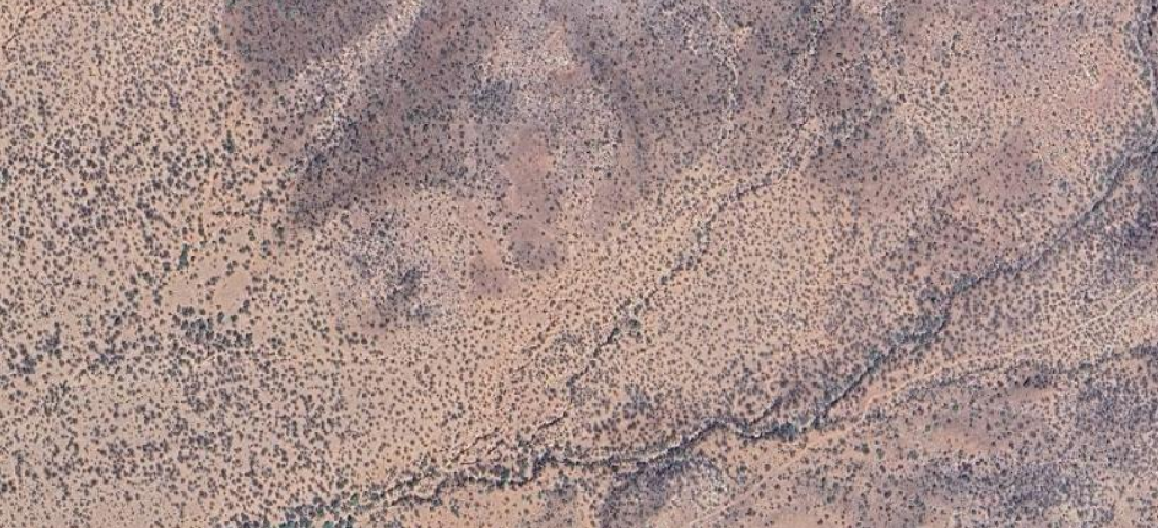
#> input picture tonto.png, 1158 x 528 px
$ python fly_demo.py
#> lines starting #> are read from the running program, lines starting #| are printed output that depends on the picture
import numpy as np
import matplotlib.pyplot as plt
import matplotlib.animation as animation
import cv2 as cv
import imutils
# from scipy import ndimage
from PIL import Image
import numpy as np

fig = plt.figure()
fig_two = plt.axes()
plt.axis('off')
img = Image.open('tonto.png')
#> img is the input picture: PIL image 1158x528 RGBA; mean R, G, B, A 164.9, 142.7, 138.6, 255

img_array = np.array(img)
height, width = img_array.shape[:2]
#> height = 528; width = 1158
print(f"Image dimensions: {width}x{height} pixels")
#| Image dimensions: 1158x528 pixels

# ims is a list of lists, each row is a list of artists to draw in the
# current frame; here we are just animating one artist, the image, in
# each frame

# Add angle management class
class HeadingAngle:
    def __init__(self, initial_angle=0):
        self._angle = initial_angle

    def get_angle(self):
        return self._angle

    def set_angle(self, new_angle):
        self._angle = new_angle % 360  # Keep angle within 0-360 range
        heading_indi(self._angle)  # Update heading indicator

# Replace global angle with HeadingAngle instance
heading = HeadingAngle()

rotation_speed = 1.5  # Degrees to rotate per key press

# Create a separate figure and axes for the heading indicator
heading_fig = plt.figure()
heading_ax = heading_fig.add_subplot(111)
heading_ax.axis('off')

def heading_indi(deg):
#> called with deg = 0
    heading_ax.clear()  # Clear previous content
    img = Image.open("hi2.png")
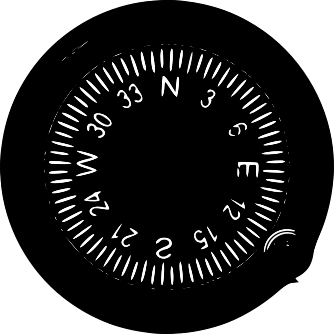
#> input picture hi2.png, 334 x 334 px
#> img is the input picture: PIL image 334x334 RGBA; mean R, G, B, A 57.9, 57.9, 57.9, 189
    rotated_img = img.rotate(deg)

    # Sample data for line
    x = [171, 171]
    y = [0, 50]

    # Update the plot
    heading_ax.plot(x, y, 'r', linewidth=2)
    heading_ax.imshow(rotated_img)
    heading_ax.axis('off')
    plt.draw()  # Update the figure

# Add keyboard event handler
def on_key(event):
    if event.key == 'left':
        heading.set_angle(heading.get_angle() - rotation_speed)
        plt.figure(heading_fig.number)  # Switch to heading figure
        heading_indi(heading.get_angle())  # Force update
        plt.figure(fig.number)  # Switch back to main figure
    elif event.key == 'right':
        heading.set_angle(heading.get_angle() + rotation_speed)
        plt.figure(heading_fig.number)  # Switch to heading figure
        heading_indi(heading.get_angle())  # Force update
        plt.figure(fig.number)  # Switch back to main figure

# Connect key event handler to both figures
fig.canvas.mpl_connect('key_press_event', on_key)
heading_fig.canvas.mpl_connect('key_press_event', on_key)

# Make sure both figures are visible
plt.figure(fig.number)  # Switch back to main figure
im = plt.imshow(img)

def translate_image(image, x_shift, y_shift):
    """Translates the image by the specified amount in x and y directions."""
    img_array = np.array(image)
    M = np.float32([[1, 0, x_shift], [0, 1, y_shift]])
    shifted = cv.warpAffine(img_array, M, (width, height))
    return shifted

def update(frame):
    # Calculate center offset based on rotation
    angle_rad = np.radians(heading.get_angle())
    y_offset = abs(np.sin(angle_rad) * width/4)  # Adjust centering amount

    # First rotate the image
    img_pil = Image.fromarray(img_array)
    rotated = img_pil.rotate(heading.get_angle(), expand=False, center=(width/2, height/2))

    # Then translate the rotated image
    shifted = translate_image(rotated, 0, -(frame - y_offset))

    im.set_array(shifted)
    return [im]

heading_indi(heading.get_angle())
# Add key binding before animation creation
fig.canvas.mpl_connect('key_press_event', on_key)
ani = animation.FuncAnimation(fig, update, frames=range(0, height, 2),
                            interval=50, blit=False)

fig_two.set_xlim(0, width/2)
fig_two.set_ylim(0,height/2)

plt.show()
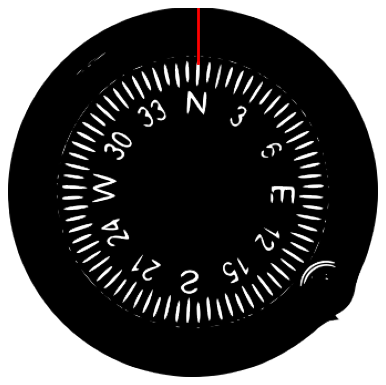
#> figure drawn by matplotlib, 1 panel
# ani.save('fly_over_tonto.mp4',fps=10)
